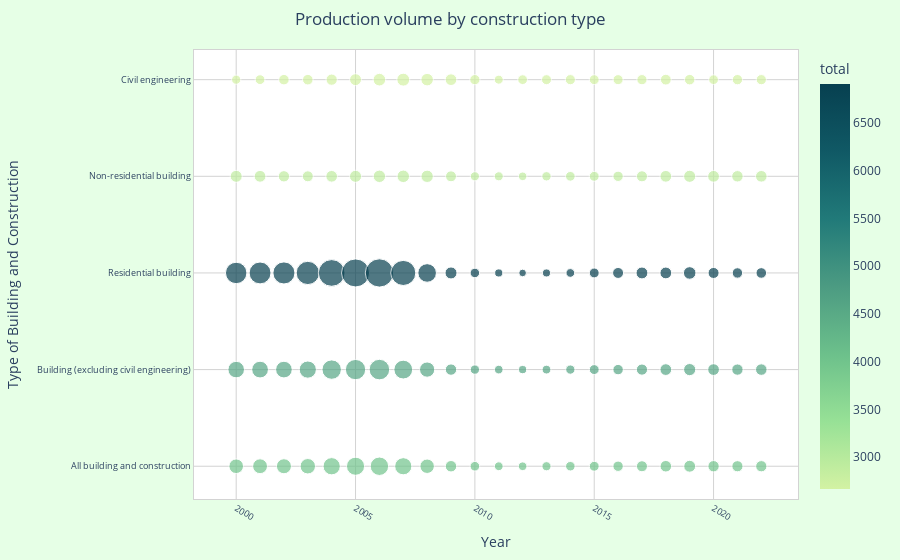

Notebook code cell kept with this figure:
### Code cell
fig2 = px.scatter(
    prod_volume, #dataframe
    x="Year",
    y="Type of Building and Construction",
    size="VALUE", #bubble size
    color="total",#bubble color
    color_continuous_scale=px.colors.sequential.Emrld, #Plotly3, #color theme
    title="Production volume by construction type",
)
fig2.update_layout(
    xaxis_tickangle=30,#angle of the tick on x-axis
    title=dict(x=0.5), #set the title in center
    xaxis_tickfont=dict(size=9), #set the font for x-axis
    yaxis_tickfont=dict(size=9), #set the font for y-axis
    margin=dict(l=100, r=20, t=50, b=20), #set the margin
    paper_bgcolor="#e6ffe6", #set the background color for chart
    plot_bgcolor='white'
)
update_axes(fig2)

### Figure 1 — Plotly figure (JSON) as saved in the notebook; plotly's stock layout.template omitted (floating-point values rounded to 4 significant figures)
{"data": [{"hovertemplate": "Year=%{x}<br>Type of Building and Construction=%{y}<br>VALUE=%{marker.size}<br>total=%{marker.color}<extra></extra>", "legendgroup": "", "marker": {"color": [3993.0, 4567.0, 6907.0, 2901.0, 2666.0, 3993.0, 4567.0, 6907.0, 2901.0, 2666.0, 3993.0, 4567.0, 6907.0, 2901.0, 2666.0, 3993.0, 4567.0, 6907.0, 2901.0, 2666.0, 3993.0, 4567.0, 6907.0, 2901.0, 2666.0, 3993.0, 4567.0, 6907.0, 2901.0, 2666.0, 3993.0, 4567.0, 6907.0, 2901.0, 2666.0, 3993.0, 4567.0, 6907.0, 2901.0, 2666.0, 3993.0, 4567.0, 6907.0, 2901.0, 2666.0, 3993.0, 4567.0, 6907.0, 2901.0, 2666.0, 3993.0, 4567.0, 6907.0, 2901.0, 2666.0, 3993.0, 4567.0, 6907.0, 2901.0, 2666.0, 3993.0, 4567.0, 6907.0, 2901.0, 2666.0, 3993.0, 4567.0, 6907.0, 2901.0, 2666.0, 3993.0, 4567.0, 6907.0, 2901.0, 2666.0, 3993.0, 4567.0, 6907.0, 2901.0, 2666.0, 3993.0, 4567.0, 6907.0, 2901.0, 2666.0, 3993.0, 4567.0, 6907.0, 2901.0, 2666.0, 3993.0, 4567.0, 6907.0, 2901.0, 2666.0, 3993.0, 4567.0, 6907.0, 2901.0, 2666.0, 3993.0, 4567.0, 6907.0, 2901.0, 2666.0, 3993.0, 4567.0, 6907.0, 2901.0, 2666.0, 3993.0, 4567.0, 6907.0, 2901.0, 2666.0], "coloraxis": "coloraxis", "size": [218.5, 281.1, 471.9, 148.3, 87.0, 225.9, 285.8, 490.9, 142.1, 97.62, 230.6, 283.5, 499.1, 131.5, 112.7, 243.7, 302.6, 554.7, 123.1, 114.2, 305.6, 385.7, 731.6, 139.3, 129.7, 335.8, 422.6, 806.3, 149.3, 145.2, 348.9, 433.4, 820.0, 158.2, 163.4, 302.0, 361.9, 645.3, 159.9, 170.7, 213.7, 238.4, 353.5, 155.9, 160.1, 134.8, 132.9, 148.1, 121.6, 139.6, 94.73, 89.09, 92.98, 85.96, 107.7, 78.92, 77.08, 67.87, 84.48, 83.15, 76.99, 68.37, 59.46, 75.53, 96.76, 85.72, 78.97, 65.83, 89.53, 101.2, 92.73, 87.66, 77.61, 95.73, 104.4, 99.98, 99.98, 99.98, 99.98, 99.98, 109.9, 111.4, 123.8, 109.4, 103.1, 124.2, 128.0, 144.1, 125.5, 106.8, 137.0, 140.9, 142.2, 140.7, 118.8, 144.8, 151.7, 160.9, 150.3, 112.9, 131.5, 139.3, 124.7, 141.5, 96.04, 127.5, 131.6, 111.4, 134.7, 108.9, 130.1, 135.3, 115.2, 138.5, 106.0], "sizemode": "area", "sizeref": 2.05, "symbol": "circle"}, "mode": "markers", "name": "", "orientation": "h", "showlegend": false, "type": "scatter", "x": [2000, 2000, 2000, 2000, 2000, 2001, 2001, 2001, 2001, 2001, 2002, 2002, 2002, 2002, 2002, 2003, 2003, 2003, 2003, 2003, 2004, 2004, 2004, 2004, 2004, 2005, 2005, 2005, 2005, 2005, 2006, 2006, 2006, 2006, 2006, 2007, 2007, 2007, 2007, 2007, 2008, 2008, 2008, 2008, 2008, 2009, 2009, 2009, 2009, 2009, 2010, 2010, 2010, 2010, 2010, 2011, 2011, 2011, 2011, 2011, 2012, 2012, 2012, 2012, 2012, 2013, 2013, 2013, 2013, 2013, 2014, 2014, 2014, 2014, 2014, 2015, 2015, 2015, 2015, 2015, 2016, 2016, 2016, 2016, 2016, 2017, 2017, 2017, 2017, 2017, 2018, 2018, 2018, 2018, 2018, 2019, 2019, 2019, 2019, 2019, 2020, 2020, 2020, 2020, 2020, 2021, 2021, 2021, 2021, 2021, 2022, 2022, 2022, 2022, 2022], "xaxis": "x", "y": ["All building and construction", "Building (excluding civil engineering)", "Residential building", "Non-residential building", "Civil engineering", "All building and construction", "Building (excluding civil engineering)", "Residential building", "Non-residential building", "Civil engineering", "All building and construction", "Building (excluding civil engineering)", "Residential building", "Non-residential building", "Civil engineering", "All building and construction", "Building (excluding civil engineering)", "Residential building", "Non-residential building", "Civil engineering", "All building and construction", "Building (excluding civil engineering)", "Residential building", "Non-residential building", "Civil engineering", "All building and construction", "Building (excluding civil engineering)", "Residential building", "Non-residential building", "Civil engineering", "All building and construction", "Building (excluding civil engineering)", "Residential building", "Non-residential building", "Civil engineering", "All building and construction", "Building (excluding civil engineering)", "Residential building", "Non-residential building", "Civil engineering", "All building and construction", "Building (excluding civil engineering)", "Residential building", "Non-residential building", "Civil engineering", "All building and construction", "Building (excluding civil engineering)", "Residential building", "Non-residential building", "Civil engineering", "All building and construction", "Building (excluding civil engineering)", "Residential building", "Non-residential building", "Civil engineering", "All building and construction", "Building (excluding civil engineering)", "Residential building", "Non-residential building", "Civil engineering", "All building and construction", "Building (excluding civil engineering)", "Residential building", "Non-residential building", "Civil engineering", "All building and construction", "Building (excluding civil engineering)", "Residential building", "Non-residential building", "Civil engineering", "All building and construction", "Building (excluding civil engineering)", "Residential building", "Non-residential building", "Civil engineering", "All building and construction", "Building (excluding civil engineering)", "Residential building", "Non-residential building", "Civil engineering", "All building and construction", "Building (excluding civil engineering)", "Residential building", "Non-residential building", "Civil engineering", "All building and construction", "Building (excluding civil engineering)", "Residential building", "Non-residential building", "Civil engineering", "All building and construction", "Building (excluding civil engineering)", "Residential building", "Non-residential building", "Civil engineering", "All building and construction", "Building (excluding civil engineering)", "Residential building", "Non-residential building", "Civil engineering", "All building and construction", "Building (excluding civil engineering)", "Residential building", "Non-residential building", "Civil engineering", "All building and construction", "Building (excluding civil engineering)", "Residential building", "Non-residential building", "Civil engineering", "All building and construction", "Building (excluding civil engineering)", "Residential building", "Non-residential building", "Civil engineering"], "yaxis": "y"}], "layout": {"coloraxis": {"colorbar": {"title": {"text": "total"}}, "colorscale": [[0, "rgb(211, 242, 163)"], [0.1667, "rgb(151, 225, 150)"], [0.3333, "rgb(108, 192, 139)"], [0.5, "rgb(76, 155, 130)"], [0.6667, "rgb(33, 122, 121)"], [0.8333, "rgb(16, 89, 101)"], [1, "rgb(7, 64, 80)"]]}, "legend": {"itemsizing": "constant", "tracegroupgap": 0}, "margin": {"b": 20, "l": 100, "r": 20, "t": 50}, "paper_bgcolor": "#e6ffe6", "plot_bgcolor": "white", "title": {"text": "Production volume by construction type", "x": 0.5}, "xaxis": {"anchor": "y", "domain": [0, 1], "gridcolor": "lightgrey", "linecolor": "lightgrey", "mirror": true, "showline": true, "tickangle": 30, "tickfont": {"size": 9}, "title": {"text": "Year"}}, "yaxis": {"anchor": "x", "domain": [0, 1], "gridcolor": "lightgrey", "linecolor": "lightgrey", "mirror": true, "showline": true, "tickfont": {"size": 9}, "title": {"text": "Type of Building and Construction"}}}}
